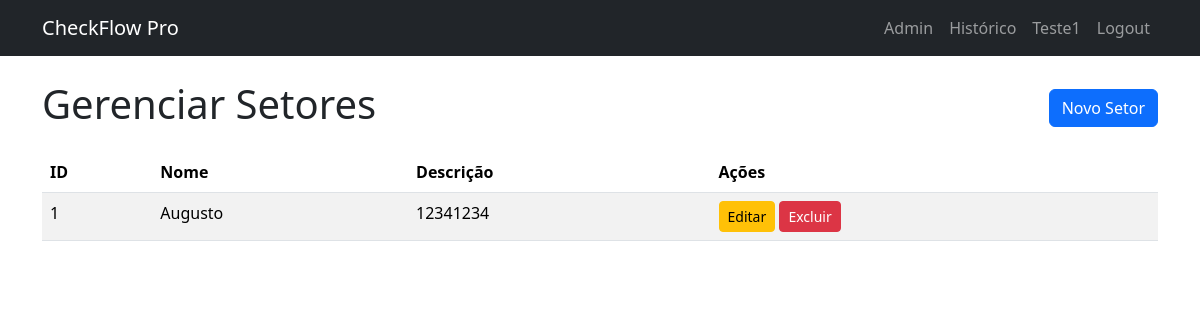
The app's page /admin/sectors (signed in) with its own data.
### app/models.py (models this page shows, shortened)
class User(UserMixin, db.Model):
    id = db.Column(db.Integer, primary_key=True)
    username = db.Column(db.String(80), unique=True, nullable=False)
    email = db.Column(db.String(120), unique=True, nullable=False)
    password_hash = db.Column(db.String(256)) # Aumentamos o tamanho para o hash
    role = db.Column(db.String(20), nullable=False)  # 'Administrador', 'Líder', 'Operador'
    sectors = db.relationship('Sector', secondary=leader_sector_association, back_populates='leaders')

class Sector(db.Model):
    id = db.Column(db.Integer, primary_key=True)
    name = db.Column(db.String(100), unique=True, nullable=False)
    description = db.Column(db.String(255))
    leaders = db.relationship('User', secondary=leader_sector_association, back_populates='sectors')
    checklist_templates = db.relationship('ChecklistTemplate', backref='sector', lazy=True)

### app/routes.py (the view)
@bp.route('/admin/sectors')
@login_required
@admin_required
def list_sectors():
    sectors = Sector.query.all()
    return render_template('admin/sectors.html', sectors=sectors, title='Gerenciar Setores')

### app/__init__.py (called while the page is built)
def create_app(config_class=Config):
    app = Flask(__name__)
    app.config.from_object(config_class)
    mail.init_app(app)
    db.init_app(app)
    migrate.init_app(app, db)
    login_manager.init_app(app)
    from . import models
    from . import routes
    app.register_blueprint(routes.bp) # Usaremos um Blueprint para organizar as rotas
    @login_manager.user_loader
    def load_user(user_id):
        return models.User.query.get(int(user_id))
    return app

### app/routes.py (called while the page is built)
def admin_required(f):
    @wraps(f)
    def decorated_function(*args, **kwargs):
        if not current_user.is_authenticated or current_user.role != 'Administrador':
            abort(403) # Proibido o acesso
        return f(*args, **kwargs)
    return decorated_function

### app/templates/admin/sectors.html
{% extends "base.html" %}
{% block content %}
    <div class="d-flex justify-content-between align-items-center mb-3">
        <h1>Gerenciar Setores</h1>
        <a href="{{ url_for('main.create_sector') }}" class="btn btn-primary">Novo Setor</a>
    </div>
    <table class="table table-striped">
        <thead>
            <tr>
                <th>ID</th>
                <th>Nome</th>
                <th>Descrição</th>
                <th>Ações</th>
            </tr>
        </thead>
        <tbody>
            {% for sector in sectors %}
            <tr>
                <td>{{ sector.id }}</td>
                <td>{{ sector.name }}</td>
                <td>{{ sector.description }}</td>
                <td>
                    <a href="{{ url_for('main.edit_sector', sector_id=sector.id) }}" class="btn btn-sm btn-warning">Editar</a>
                    <form action="{{ url_for('main.delete_sector', sector_id=sector.id) }}" method="POST" class="d-inline" onsubmit="return confirm('Tem certeza que deseja excluir este setor?');">
                        <input type="submit" value="Excluir" class="btn btn-sm btn-danger">
                    </form>
                </td>
            </tr>
            {% else %}
            <tr>
                <td colspan="4">Nenhum setor encontrado.</td>
            </tr>
            {% endfor %}
        </tbody>
    </table>
{% endblock %}

### app/templates/base.html (shortened to what this page needs)
<!DOCTYPE html>
<html lang="pt-br">
<head>
    <link href="https://cdn.jsdelivr.net/npm/bootstrap@5.3.3/dist/css/bootstrap.min.css" rel="stylesheet">
</head>
<body>
    <nav class="navbar navbar-expand-lg navbar-dark bg-dark">
        <div class="container">
            <a class="navbar-brand" href="{{ url_for('main.index') }}">CheckFlow Pro</a>
            <div class="navbar-nav ms-auto">
                {% if current_user.is_authenticated %}
                    {% if current_user.role == 'Administrador' %}
                        <a class="nav-item nav-link" href="{{ url_for('main.admin_dashboard') }}">Admin</a>
                    {% elif current_user.role == 'Líder' %}
                        <a class="nav-item nav-link" href="{{ url_for('main.leader_dashboard') }}">Pendentes</a>
                    {% endif %}
                    {% if current_user.role in ['Líder', 'Administrador'] %}
                        <a class="nav-item nav-link" href="{{ url_for('main.checklist_history') }}">Histórico</a>
                    {% endif %}
                    <a class="nav-item nav-link" href="#">{{ current_user.username }}</a>
                    <a class="nav-item nav-link" href="{{ url_for('main.logout') }}">Logout</a>
                {% else %}
                    <a class="nav-item nav-link" href="{{ url_for('main.login') }}">Login</a>
                    <a class="nav-item nav-link" href="{{ url_for('main.register') }}">Registrar</a>
                {% endif %}
            </div>
        </div>
    </nav>
    <main class="container mt-4">
        {% block content %}{% endblock %}
    </main>
</body>
</html>

### records on screen
User: username "Teste1"
Sector: id "1", name "Augusto", description "12341234"
